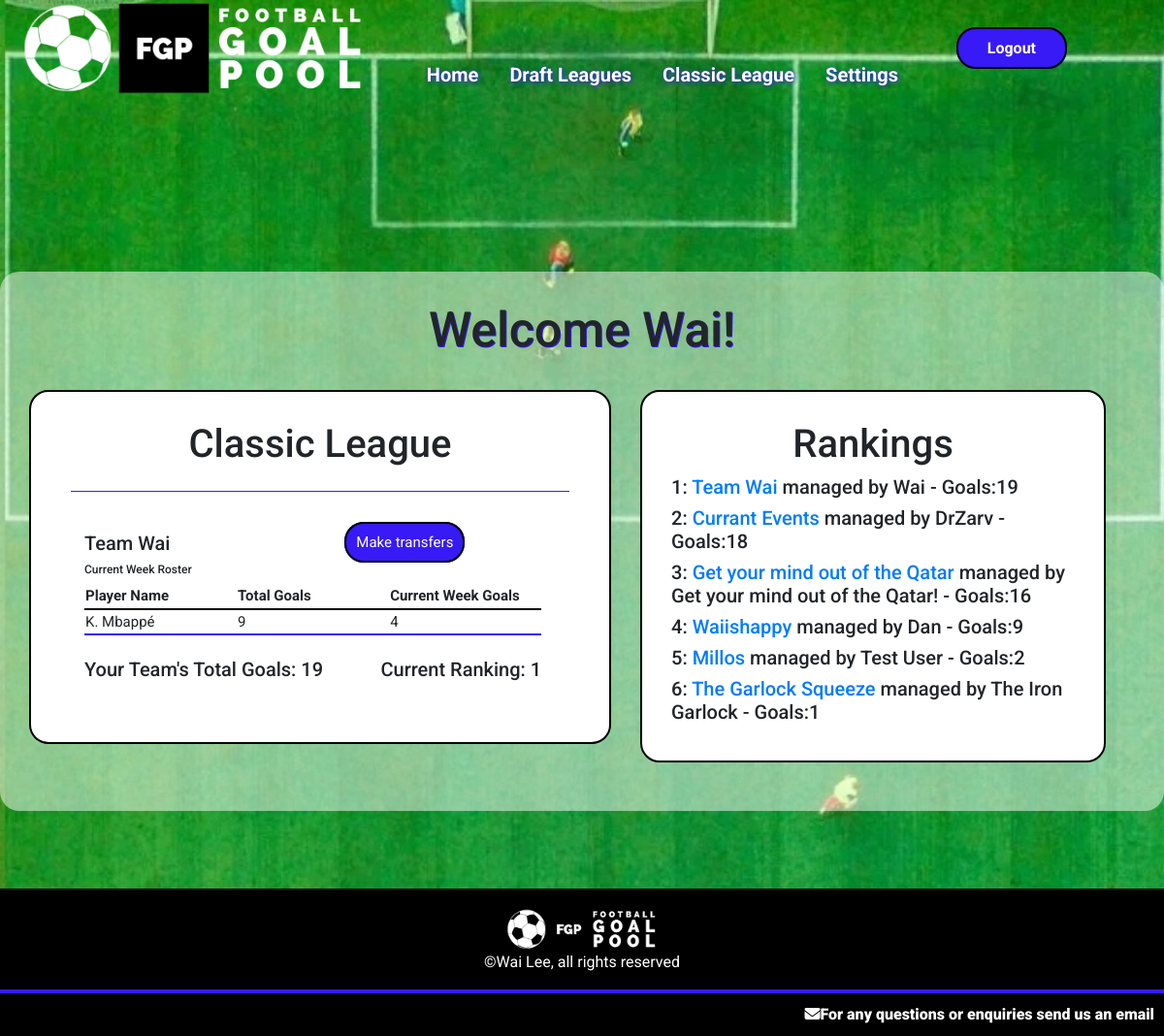
The app's page /globalleague (signed in) with its own data.
### goalpoolapp/models.py (models this page shows, shortened)
class User(AbstractUser):
    emailpermission = models.BooleanField(null=True)

class Team(models.Model):
    manager = models.ForeignKey(User, on_delete=models.CASCADE, related_name="managedteams")
    league = models.ForeignKey(League, on_delete=models.CASCADE, related_name="leagueteams")
    players = models.ManyToManyField(Player, related_name="teams", blank=True)
    provisionalplayers = models.ManyToManyField(Player, related_name="provisionalteams", blank=True)
    rank = models.IntegerField(default=1)
    teamname = models.CharField(max_length=64)
    totalgoals = models.IntegerField(default=0)
    draftnumber = models.IntegerField(blank=True, null=True)

class Player(models.Model):
    playercode = models.IntegerField()
    leagues = models.ManyToManyField(League, related_name="leagueplayers", blank=True)
    nickname = models.CharField(max_length=64)
    goals = models.IntegerField(default=0)
    country = models.ForeignKey(Country, on_delete=models.CASCADE, related_name="players")
    currentweekgoals = models.IntegerField(default=0)
    position = models.CharField(max_length=12)
    pic = models.CharField(max_length=100)

### goalpoolapp/views.py (the view)
# urls.py: path('globalleague', views.globalleague, name='globalleague'),
@login_required
def globalleague(request):
    if request.method == "GET":
        global_league = getGlobalLeague()
        try:
            userteam = Team.objects.get(league=global_league, manager=request.user)
            global_teams = global_league.leagueteams.all().order_by('totalgoals')
            teamorder = Paginator(global_teams, 50)
            page = request.GET.get('page')
            teams = teamorder.get_page(page)
            return render(request, 'goalpoolapp/globalleague.html', {
                "league": global_league,
                "team": userteam,
                "teams": teams
            })
        except:
            return render(request, 'goalpoolapp/globalleague.html')

### goalpoolapp/functions.py (called while the page is built)
def getGlobalLeague():
    return League.objects.get(id='19')

### goalpoolapp/templates/goalpoolapp/globalleague.html (shortened to what this page needs)
{% extends "goalpoolapp/layout.html" %}
{% load static %}
{% block body %}
<div id="main-page-content-container">
    <div id="main-page-content">
        <h2>Welcome {{ user.username }}!</h2>
        <br>
        {% if not team %}
        <h3>You currently do not have a team registered for the Classic league</h3>
        <a class="button" href="{% url 'goalpoolapp:createglobalteam' %}">Click here to create a team</a>
        {% else %}
            <div class="leagues-container">
                <div>
                    <div class="leaguecontainer">
                        <h3>Classic League</h3>
                        <hr>
                        <div class="leagueinformation">
                            <div class="leaguetablecontainer">
                                <div class="split-flexbox">
                                    <div>
                                        <h5>{{ team.teamname }}</h5>
                                        <h6>Current Week Roster</h6>
                                    </div>
                                    <br>
                                    <div>
                                        {% if team.manager == user %}
                                        <a class="button" href="{% url 'goalpoolapp:globaltransfers' %}">Make transfers</a>
                                        {% endif %}
                                    </div>
                                    <br>
                                </div>
                                <table class="leaguetable">
                                    <tr>
                                        <th>Player Name</th>
                                        <th>Total Goals</th>
                                        <th>Current Week Goals</th>
                                    </tr>
                                    {% for player in team.players.all %}
                                    <tr {% if forloop.counter > 2 %}style="background-color: red" {% endif %}</tr>
                                        <td>{{ player.nickname }}</td>
                                        <td>{{ player.goals }}</td>
                                        <td>{{ player.currentweekgoals }}</td>
                                    </tr>
                                    {% endfor %}
                                </table>
                                <br>
                                <div class="split-flexbox">
                                    <h5>
                                        Your Team's Total Goals: {{ team.totalgoals }}
                                    </h5>
                                    <h5>
                                        Current Ranking: {{ team.rank }}
                                    </h5>
                                </div>
                            </div>
                        </div>
                    </div>
                </div>
                <div class="leaguecontainer">
                    <h3>Rankings</h3>
                    <div>
                        {% for team in teams|dictsort:"rank" %}
                            <h5>{{ team.rank }}: <a href="{% url 'goalpoolapp:viewglobalteam' team.id %}">{{ team.teamname }}</a> managed by {{ team.manager }} - Goals:{{ team.totalgoals }}</h5>
                        {% endfor %}
                    </div>
                </div>
            </div>
        {% endif %}
    </div>
</div>
{% endblock %}

### goalpoolapp/static/goalpoolapp/styles.css (style rules this page uses)
* { font-family: 'Roboto', sans-serif; }
h2 { font-size: 50px; text-shadow: 1px 1px #371af5; text-align: center; }
h3 { font-size: 40px; text-align: center; }
h6 { font-size: 12px; }
body { min-height: 100vh; display: flex; flex-direction: column; }
hr { border: 0; clear:both; display:block; width: 96%; background-color: #371af5; height: 1px; }
.button { background-color: #371af5; padding: 10px; border-radius: 20px; color: white; border: solid black 2px; }
th { width: 20%; border-bottom: solid black 2px; }
tr { height: 20px; }
.split-flexbox { display: flex; justify-content: space-between; }
#main-page-content-container { display: flex; flex-direction: column; align-items: center; padding: 30px; }
#main-page-content { max-width: 1200px; background-color: #FFFFFF80; display: flex; flex-direction: column; align-items: center; padding: 30px; margin-top: 250px; border-radius: 20px; }
.leaguecontainer { margin: 0 5% 20px; display: flex; flex-direction: column; align-items: center; width: 600px; border: black solid 2px; border-radius: 20px; padding: 30px; background-color: white; -webkit-border-radius: 20px; -moz-border-radius: 20px; -ms-border-radius: 20px; -o-border-radius: 20px; }
.leagues-container { display: flex; flex-direction: row; }
.leagueinformation { display: flex; flex-direction: row; justify-content: space-between; width: 100%; padding: 20px; }
.leaguetablecontainer { width: 95%; font-size: 15px; margin: 5px; }
.leaguetable { border-bottom: #371af5 solid 2px; }

### records on screen
User: username "Wai"
Team: teamname "Team Wai", totalgoals "19", rank "1", manager "Wai"
Player: nickname "K. Mbappé", goals "9", currentweekgoals "4"
Team: rank "2", teamname "Currant Events", manager "DrZarv", totalgoals "18"
Team: rank "3", teamname "Get your mind out of the Qatar", manager "Get your mind out of the Qatar!", totalgoals "16"
Team: rank "4", teamname "Waiishappy", manager "Dan", totalgoals "9"
Team: rank "5", teamname "Millos", manager "Test User", totalgoals "2"
Team: rank "6", teamname "The Garlock Squeeze", manager "The Iron Garlock", totalgoals "1"
